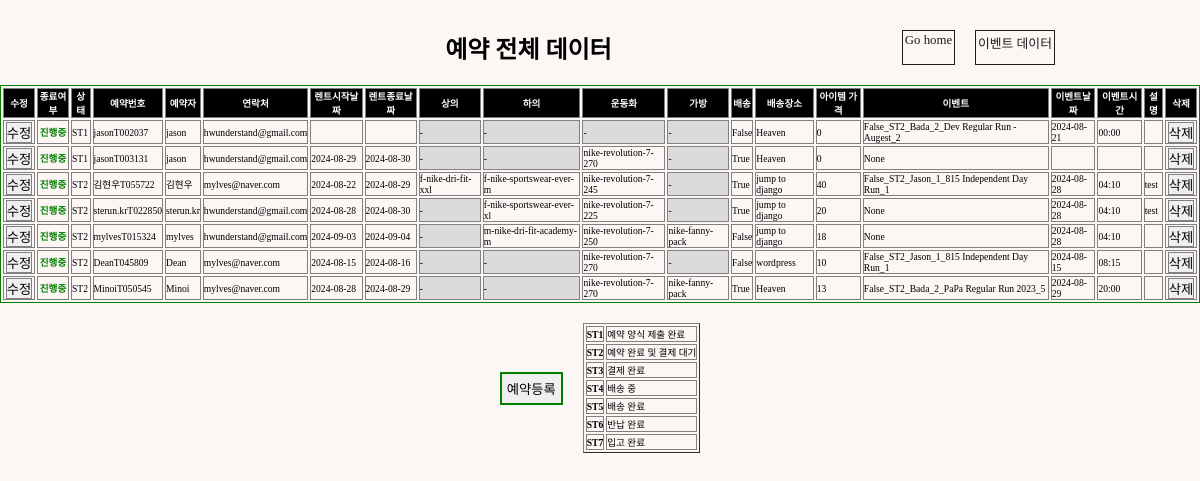
Page /data/ (signed in) on the earlier database version.
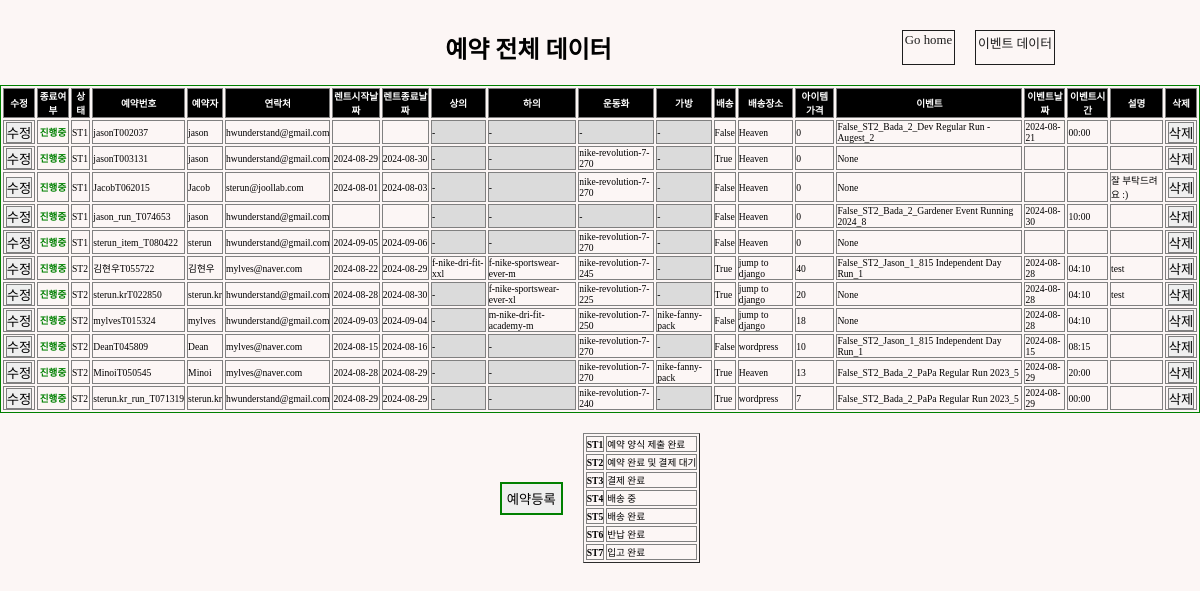
Same page on the later database version.
### rental/models.py (models this page shows, shortened)
class Reservation(models.Model):
    STATUS_CHOICE = [
        ("ST1", "예약 양식 제출 완료"),
        ("ST2", "예약 완료 및 결제 대기"),
        ("ST3", "결제 완료"),
        ("ST4", "배송 중"),
        ("ST5", "배송 완료"),
        ("ST6", "반납 완료"),
        ("ST7", "입고 완료"),
    ]
    reserv_id = models.CharField(
        max_length=20,
        primary_key=True,
        default="Required_pk",
    )
    username = models.CharField(max_length=20)
    email = models.CharField(max_length=50, blank=False)
    address = models.CharField(max_length=50, blank=False)
    start_date = models.DateField(blank=True,null=True)
    start_time = models.TimeField(blank=True, null=True)
    end_date = models.DateField(blank=True,null=True)
    end_time = models.TimeField(blank=True, null=True)
    top = models.ForeignKey(
        Item,
        on_delete=models.CASCADE,
        limit_choices_to={"category": "top"},
        related_name="topName",
        blank=True,
        null=True,
    )
    bottom = models.ForeignKey(
        Item,
        on_delete=models.CASCADE,
        limit_choices_to={"category": "bottom"},
        related_name="bottomName",
        blank=True,
        null=True,
    )
    shoes = models.ForeignKey(
        Item,
        on_delete=models.CASCADE,
        limit_choices_to={"category": "shoes"},
        related_name="shoesName",
        blank=True,
        null=True,
    )
    bag = models.ForeignKey(
        Item,
        on_delete=models.CASCADE,
        limit_choices_to={"category": "bag"},
        related_name="bagName",
        blank=True,
        null=True,
    )
    event = models.ForeignKey(
        GuestRun,
        on_delete=models.CASCADE,
        blank=True,
        null=True,
    )
    event_date = models.DateField(blank=True,null=True)
    event_time = models.TimeField(blank=True, null=True)
    image = models.ImageField(upload_to="reservation", blank=True)
    message = models.TextField(blank=True)
    status = models.CharField(
        max_length=3,
        choices=STATUS_CHOICE,
        default="ST1",
    )
    amount = models.IntegerField(default=0)
    paypal_link = models.CharField(max_length=50, blank=False, default="-")
    delivery = models.BooleanField(default=False)
    completed = models.BooleanField(default=False)

### events/models.py (models this page shows)
class GuestRun(models.Model):
    STATUS_CHOICE = [
        ("ST1", "Checking"),
        ("ST2", "On-Sale"),
        ("ST3", "Sold-Out"),
        ("ST4", "Closed"),
    ]
    LEVEL = [
        ("Level-1, 800","800"),
        ("Level-2, 730","730"),
        ("Level-3, 700","700"),
        ("Level-4, 630","630"),
        ("Level-5, 600","600"),
        ("Level-6, 530","530"),
        ("Full Access","Free"),
    ]
    event_id = models.AutoField(
        primary_key=True,
    )
    title = models.CharField(max_length=50)
    manager = models.ForeignKey(Manager, related_name="manager",blank=False, null=True, on_delete=models.SET_NULL)
    start_date = models.DateField(blank=True, null=True)
    start_time = models.TimeField(blank=True, null=True)
    end_date = models.DateField(blank=True, null=True)
    end_time = models.TimeField(blank=True, null=True)
    image = ResizedImageField(size=[1402,1000], upload_to="runMain", blank=True)
    route_image = ResizedImageField(size=[1402,1402], upload_to="runRoute", blank=True)
    start_point = models.CharField(max_length=50)
    status = models.CharField(
        max_length=8,
        choices=STATUS_CHOICE,
        default="ST1",
    )
    level = models.CharField(
        max_length=15,
        choices=LEVEL,
        default="Free",
    )
    amount = models.IntegerField(default=0)
    route = models.CharField(max_length=50, blank=False)
    desc = models.TextField(blank=True, default="-")
    completed = models.BooleanField(default=False)
    def __str__(self):
        return str(self.completed) + "_" + str(self.status)+"_"+ str(self.manager) + "_" + str(self.title)+"_"+ str(self.event_id)

### community/models.py (models this page shows)
class Manager(models.Model):
    m_id = models.AutoField(primary_key=True)
    account = models.ForeignKey(User, on_delete=models.CASCADE)
    name = models.CharField(max_length=20)
    email = models.CharField(max_length=50, blank=False)
    age = models.IntegerField(default=0)
    image = ResizedImageField(size=[200,200], upload_to="avatar", blank=False)
    def __str__(self):
        return self.name + "_"+ str(self.m_id)

### items/models.py (models this page shows)
class Item(models.Model):
    CATEGORY = [
        ("shoes", "Shoes"),
        ("top", "Top"),
        ("bottom", "Bottom"),
        ("bag", "Bag & Pouch"),
        ("etc", "ETC"),
    ]
    SIZE = [
        ("Others", "free"),
        (
            "shoes",
            (
                ("220", "220mm"),
                ("225", "225mm"),
                ("230", "230mm"),
                ("235", "235mm"),
                ("240", "240mm"),
                ("245", "245mm"),
                ("250", "250mm"),
                ("255", "255mm"),
                ("260", "260mm"),
                ("265", "265mm"),
                ("270", "270mm"),
                ("275", "275mm"),
                ("280", "280mm"),
                ("285", "285mm"),
                ("290", "290mm"),
                ("295", "295mm"),
                ("300", "300mm"),
            ),
        ),
        (
            "top",
            (
                ("XS", "XS"),
                ("S", "S"),
                ("M", "M"),
                ("L", "L"),
                ("XL", "XL"),
                ("XXL", "XXL"),
            ),
        ),
        (
            "bottom",
            (
                ("XXS", "XXS"),
                ("XS", "XS"),
                ("S", "S"),
                ("M", "M"),
                ("L", "L"),
                ("XL", "XL"),
                ("XXL", "XXL"),
                ("3XL", "3XL"),
                ("4XL", "4XL"),
                ("5XL", "5XL"),
            ),
        ),
    ]
    GENDER = {("M", "Male"), ("F", "Female"), ("E", "NO Gender")}
    category = models.CharField(max_length=10, choices=CATEGORY)
    gender = models.CharField(max_length=1, blank=True, choices=GENDER)
    name = models.CharField(max_length=20, blank=True)
    model_num = models.CharField(primary_key=True, max_length=50, blank=True)
    size = models.CharField(max_length=10, blank=True, choices=SIZE)
    amount = models.IntegerField(default=0, blank=True)
    link = models.URLField(blank=True)
    def __str__(self):
        return self.model_num

### community/views.py (the view)
# urls.py: path("data/", views.data, name="data"),
def data(request):
    reservation = Reservation.objects.all().order_by("status")
    context = {"reservation": reservation}
    return render(request, "admin/data.html", context)

### templates/admin/data.html (shortened to what the changed rows need)
{% load static %}
<!DOCTYPE html>
<html lang="en">
  <head>
    <link rel="stylesheet" type="text/css" href="{% static 'css/sterna.css' %}"/>
    <link href="https://cdnjs.cloudflare.com/ajax/libs/bootstrap-datetimepicker/3.0.0/css/bootstrap-datetimepicker.min.css" rel="stylesheet"/>
  </head>
  <body>
    {% if user.is_staff %}
      <div class="tocenter">
        <div class="flex-row" style="width:100%; margin: 30px 0 20px 0; justify-content:space-around;">
          <div>
            <h2>예약 전체 데이터</h2>
          </div>
        </div>
      </div>
      <div>
        <table border="1px solid black" bordercolor="green" style="font-size:0.6rem; width:100%;">
          <tr style="background-color:black; color:white;">
            <th scope="col" style="width:30px; text-align:center">수정</th>
            <th scope="col" style="width:30px; text-align:center">종료여부</th>
            <th scope="col">상태</th>
            <th scope="col">예약번호</th>
            <th scope="col">예약자</th>
            <th scope="col">연락처</th>
            <th scope="col">렌트시작날짜</th>
            <th scope="col">렌트종료날짜</th>
            <th scope="col">상의</th>
            <th scope="col">하의</th>
            <th scope="col">운동화</th>
            <th scope="col">가방</th>
            <th scope="col">배송</th>
            <th scope="col">배송장소</th>
            <th scope="col">아이템 가격</th>
            <th scope="col">이벤트</th>
            <th scope="col">이벤트날짜</th>
            <th scope="col">이벤트시간</th>
            <th scope="col">설명</th>
            <th scop="com">삭제</th>
          </tr>
          {% for data in reservation %}
            <tr>
              <td style="width:30px; text-align:center">
                <a href="{% url "rental:update" data.pk %}">
                  <button>수정</button>
                </a>
              </td>
              {% if data.completed == True %}
                <td style="color:white; font-weight:bold; background-color:grey; text-align:center;">완료</td>
              {% else %}
                <td style="color:green; font-weight:bold; text-align:center;">진행중</td>
              {% endif %}
              <td>{{data.status}}</td>
              <td>{{data.reserv_id}}</td>
              <td>{{data.username}}</td>
              <td>{{data.email}}</td>
              <td>{{data.start_date | date:"Y-m-d"}}</td>
              <td>{{data.end_date | date:"Y-m-d"}}</td>
              {% if data.top.name == None %}
                <td style='background-color:#DBDBDB;'>-</td>
              {% else %}
                <td>{{data.top}}</td>
              {% endif %}
              {% if data.bottom.name == None %}
                <td style='background-color:#DBDBDB;'>-</td>
              {% else %}
                <td>{{data.bottom}}</td>
              {% endif %}
              {% if data.shoes.name == None %}
                <td style='background-color:#DBDBDB;'>-</td>
              {% else %}
                <td>{{data.shoes}}</td>
              {% endif %}
              {% if data.bag.name == None %}
                <td style='background-color:#DBDBDB;'>-</td>
              {% else %}
                <td>{{data.bag}}</td>
              {% endif %}
              <td>{{data.delivery}}</td>
              <td>{{data.address}}</td>
              <td>{{data.amount}}</td>
              <td>{{data.event}}</td>
              <td>{{data.event_date | date:"Y-m-d"}}</td>
              <td>{{data.event_time | time:"H:i"}}</td>
              <td>{{data.message}}</td>
              <td style="width:30px; text-align:center">
                <div class="del-button">
                  <a href="{% url "rental:delpage" data.pk %}">
                    <button>삭제</button>
                  </a>
                </div>
              </td>
            </tr>
          {% endfor %}
        </table>
        <div class="flex-row">
          <table style="margin:20px 0 0 20px;" border="1">
            <tr style='font-weight:normal; font-size:0.6rem;'>
              <th>ST1</th>
            </tr>
            <tr style='font-weight:normal; font-size:0.6rem;'>
              <th>ST2</th>
            </tr>
            <tr style='font-weight:normal; font-size:0.6rem;'>
              <th>ST3</th>
            </tr>
            <tr style='font-weight:normal; font-size:0.6rem;'>
              <th>ST4</th>
            </tr>
            <tr style='font-weight:normal; font-size:0.6rem;'>
              <th>ST5</th>
            </tr>
            <tr style='font-weight:normal; font-size:0.6rem;'>
              <th>ST6</th>
            </tr>
            <tr style='font-weight:normal; font-size:0.6rem;'>
              <th>ST7</th>
            </tr>
          </table>
        </div>
      </div>
    {% endif %}
  </body>
</html>

Differences in the rows shown:
added Reservation: completed "진행중", status "ST1", reserv_id "JacobT062015", username "Jacob", email "sterun@joollab.com", start_date "2024-08-01", end_date "2024-08-03", shoes "nike-revolution-7-270", delivery "False", address "Heaven", amount "0", event "None", message "잘 부탁드려요 :)"
added Reservation: completed "진행중", status "ST1", reserv_id "jason_run_T074653", username "jason", email "hwunderstand@gmail.com", delivery "False", address "Heaven", amount "0", event "False_ST2_Bada_2_Gardener Event Running 2024_8", event_date "2024-08-30", event_time "10:00"
added Reservation: completed "진행중", status "ST1", reserv_id "sterun_item_T080422", username "sterun", email "hwunderstand@gmail.com", start_date "2024-09-05", end_date "2024-09-06", shoes "nike-revolution-7-270", delivery "False", address "Heaven", amount "0", event "None"
added Reservation: completed "진행중", status "ST2", reserv_id "sterun.kr_run_T071319", username "sterun.kr", email "hwunderstand@gmail.com", start_date "2024-08-29", end_date "2024-08-29", shoes "nike-revolution-7-240", delivery "True", address "wordpress", amount "7", event "False_ST2_Bada_2_PaPa Regular Run 2023_5", event_date "2024-08-29", event_time "00:00"
